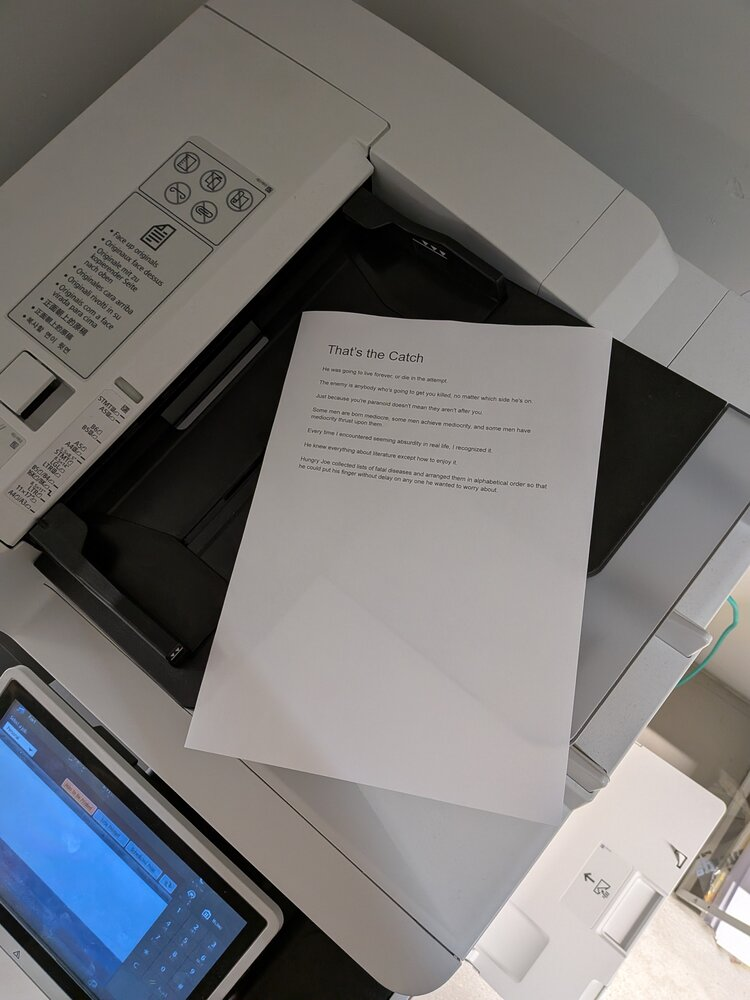
#> input picture docs/examples/example_01.jpg, 750 x 1000 px
$ python -i lib_enhance.py   (imports and definitions only)
#> lines starting #> are read from the running program, lines starting #| are printed output that depends on the picture
#> further down, picture is the input picture: shape (1000, 750, 3); mean B, G, R 117.6, 118, 119.6
"""Prototype: try several off-the-shelf library approaches to document
enhancement and emit outputs for visual comparison.

Inputs: docs/examples/example_NN_processed.jpg (pre-enhance crop+deskew).
Outputs: ablation_out/example_NN_<method>.jpg for each method.

The specific problem we're targeting: the previous pipeline's flatten_illumination
leaves darkness in empty space *between* text. That's a sign the morphological
background estimator (51px SE) has text mass leaking into the local background.
The methods below are all variants of "estimate paper background more cleanly,
then divide".

Methods:
  baseline      - original input, no processing
  raw_flatten   - current repo's flatten_illumination only (for reference)
  sk_rollball   - skimage.restoration.rolling_ball: estimate background as
                  the surface a ball of radius R rolls under. Designed to
                  ignore "bumps" like text. Divide by it.
  sk_sauvola    - skimage.filters.threshold_sauvola gives a per-pixel local
                  mean+std threshold; use its local mean as the paper value
                  and divide.
  sk_adapthist  - skimage.exposure.equalize_adapthist (CLAHE) with a very
                  large kernel relative to text, plus post-anchoring of whites.
  big_blur_div  - pure OpenCV baseline: Gaussian-blur with sigma >> text
                  stroke width, divide by that. Same idea as flatten but with
                  a kernel far bigger than glyphs.
  pil_autocon   - PIL.ImageOps.autocontrast with preserve_tone — bare-minimum
                  baseline, no locality.
"""
from __future__ import annotations

from pathlib import Path

import cv2
import numpy as np
from PIL import Image, ImageOps
from skimage import exposure, img_as_float, img_as_ubyte
from skimage.filters import threshold_sauvola
from skimage.restoration import rolling_ball

EXAMPLES_DIR = Path("docs/examples")
OUT_DIR = Path("ablation_out")


def _to_gray_float(bgr: np.ndarray) -> np.ndarray:
    return cv2.cvtColor(bgr, cv2.COLOR_BGR2GRAY).astype(np.float32)


# [5 lines left out: function _apply_L_map, not called in this run]


def raw_flatten(bgr: np.ndarray) -> np.ndarray:
    """Repo's flatten_illumination, verbatim, for reference."""
    lab = cv2.cvtColor(bgr, cv2.COLOR_BGR2LAB)
#> lab: shape (1000, 750, 3); mean of channels 0, 1, 2 124.8, 129, 128.6
    L = lab[..., 0]
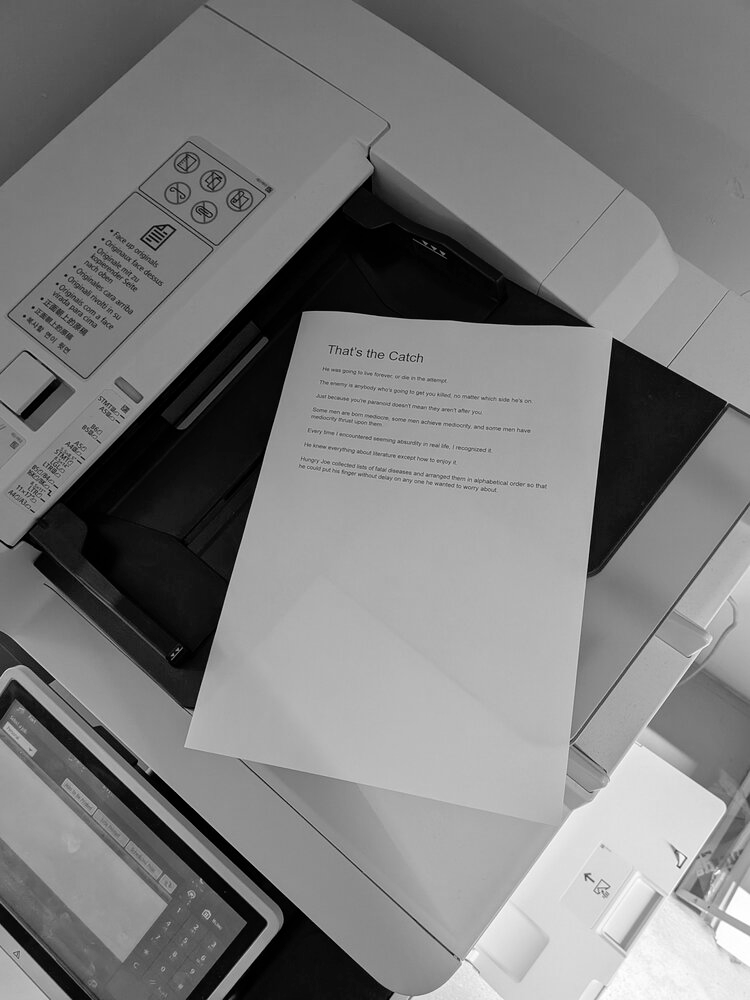
#> L: shape (1000, 750); min 0, max 255, mean 124.8
    se_size = 51
    se = cv2.getStructuringElement(cv2.MORPH_ELLIPSE, (se_size, se_size))
    bg = cv2.morphologyEx(L, cv2.MORPH_CLOSE, se)
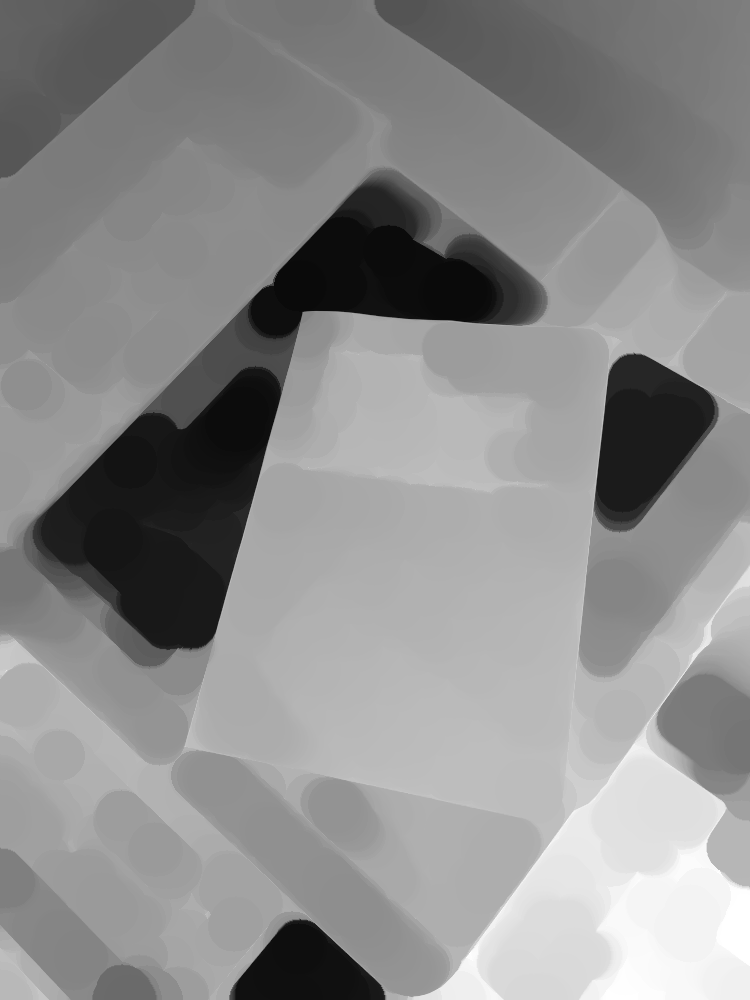
#> bg: shape (1000, 750); min 10, max 255, mean 140.1
    bg = cv2.GaussianBlur(bg, (0, 0), sigmaX=se_size / 3.0).astype(np.float32)
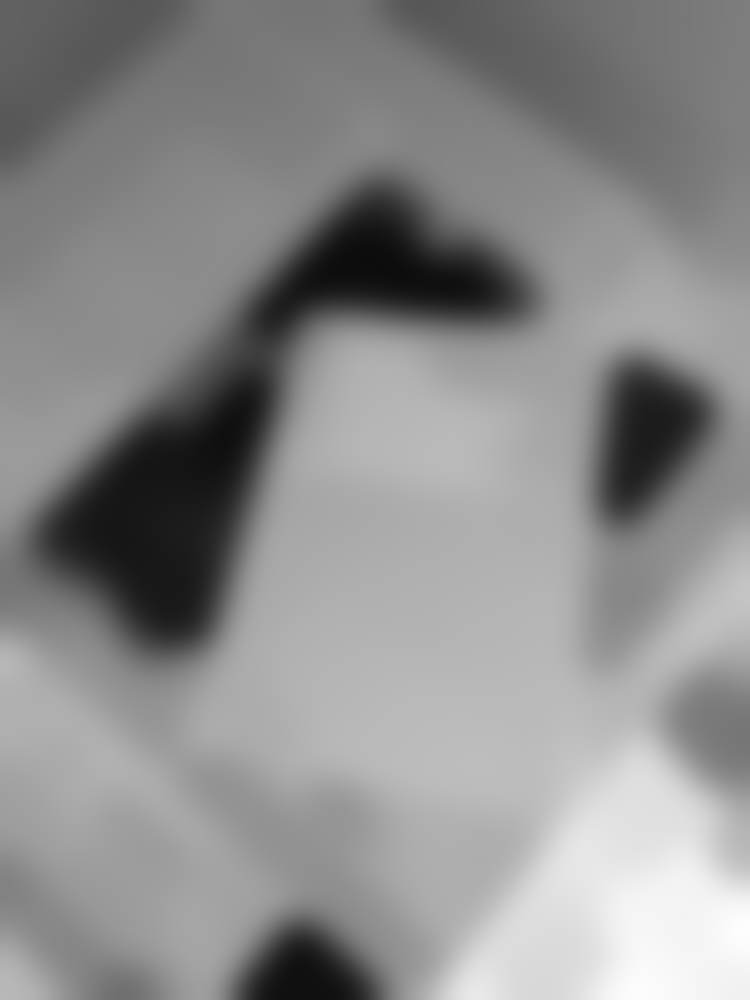
#> bg: shape (1000, 750) float32; min 12, max 253, mean 140.1
    L_flat = np.clip(L.astype(np.float32) / np.maximum(bg, 1.0) * bg.mean(), 0, 255)
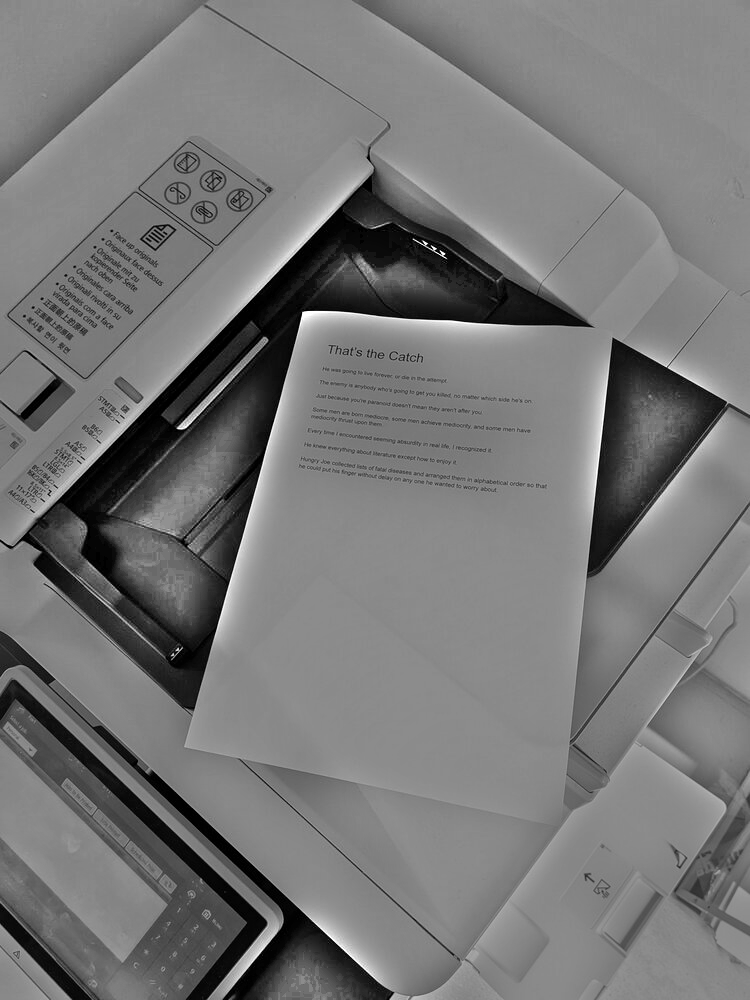
#> L_flat: shape (1000, 750) float32; min 0, max 255, mean 119.2
    lab[..., 0] = L_flat.astype(np.uint8)
#> lab: shape (1000, 750, 3); mean of channels 0, 1, 2 118.7, 129, 128.6
    return cv2.cvtColor(lab, cv2.COLOR_LAB2BGR)


# [58 lines left out: functions sk_rollball, sk_sauvola, sk_adapthist, big_blur_div, not called in this run]


def pil_autocon(bgr: np.ndarray) -> np.ndarray:
    """PIL ImageOps.autocontrast with small cutoff. Global, no locality.
    Included as the 'if this is enough, don't bother with libraries' baseline."""
    rgb = cv2.cvtColor(bgr, cv2.COLOR_BGR2RGB)
    pil = Image.fromarray(rgb)
    out = ImageOps.autocontrast(pil, cutoff=1, preserve_tone=True)
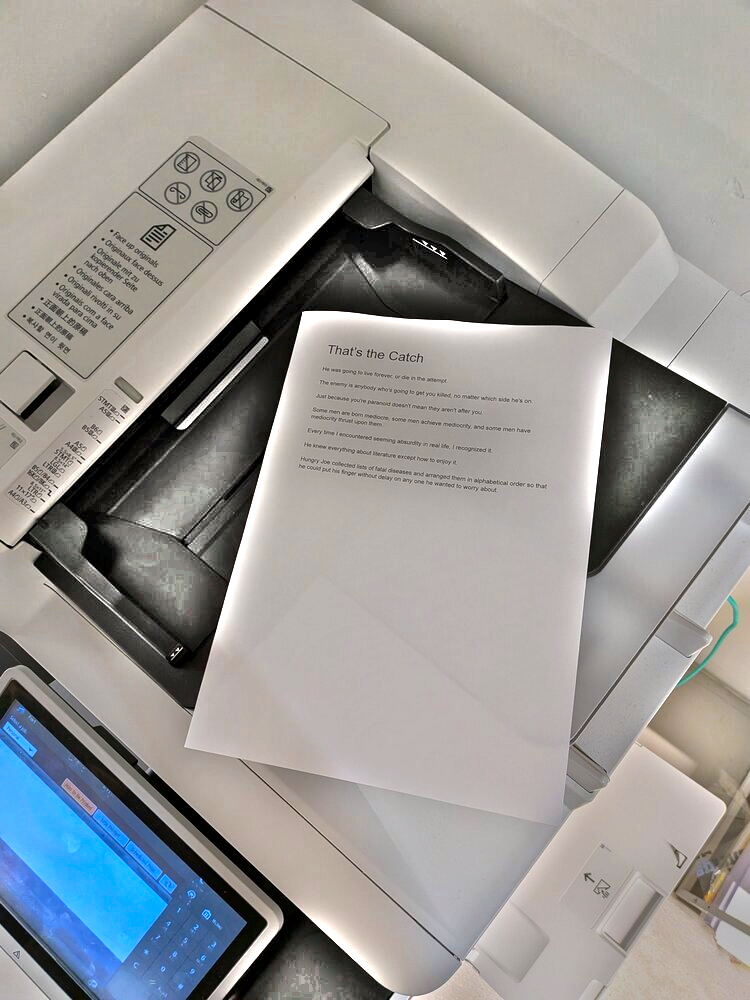
#> out: PIL image 750x1000 RGB; mean R, G, B 154.4, 153.1, 151.2
    return cv2.cvtColor(np.array(out), cv2.COLOR_RGB2BGR)
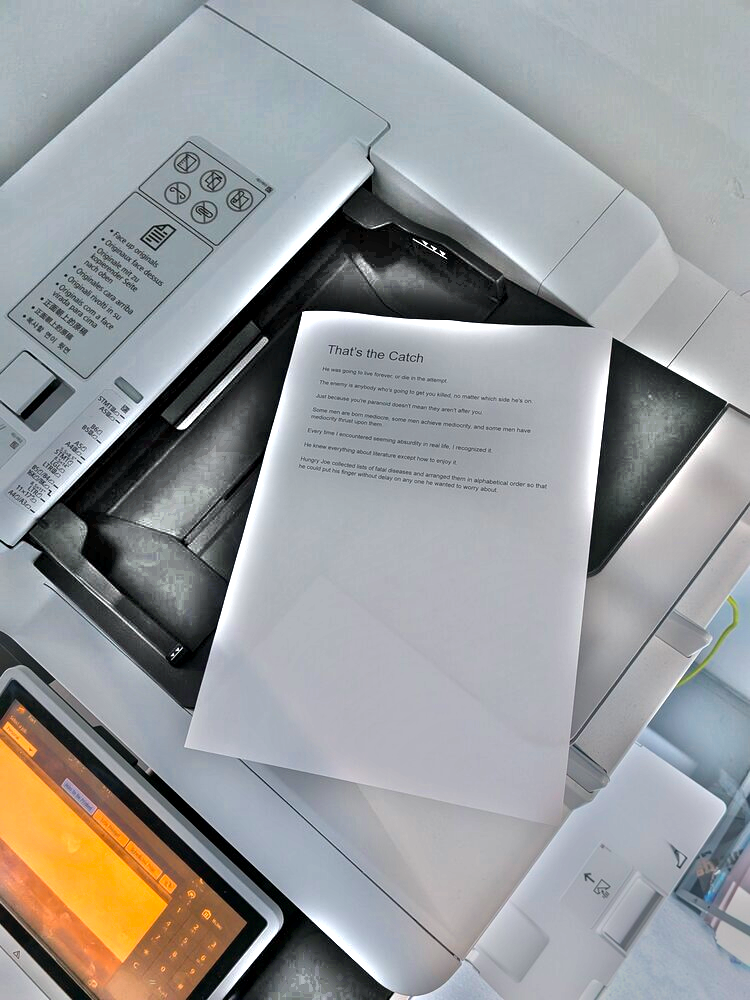
#> returned value: shape (1000, 750, 3); mean R, G, B 151.2, 153.1, 154.4


def flatten_then_autocon(bgr: np.ndarray) -> np.ndarray:
    """Shadow removal first, then PIL autocontrast. Tests whether the
    autocontrast shadow-crush (p1 -> 0) is caused by the uneven input;
    if flatten first pulls all paper to one tight band near white, the
    autocontrast stretch has no dark non-text pixels to force to 0."""
    return pil_autocon(raw_flatten(bgr))


# [20 lines left out: function flatten_then_lift, not called in this run]


METHODS = {
    "baseline": lambda img: img,
    "raw_flatten": raw_flatten,
    "sk_rollball": sk_rollball,
    "sk_sauvola": sk_sauvola,
    "sk_adapthist": sk_adapthist,
    "big_blur_div": big_blur_div,
    "pil_autocon": pil_autocon,
    "flatten_autocon": flatten_then_autocon,
    "flatten_lift": flatten_then_lift,
}


# [17 lines left out: function main, not called in this run]


# [2 lines not run here, left out]

>>> import cv2
>>> picture = cv2.imread('../docs/examples/example_01.jpg')
>>> result = flatten_then_autocon(picture)
